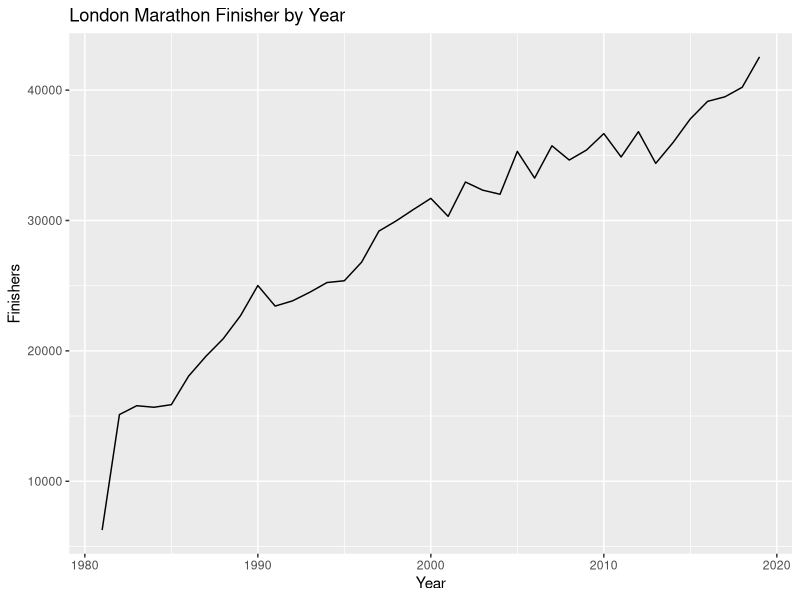

The R source for this figure:
## ---- chunk 1
#| echo: false
library(ggplot2)

lonmar <- read.csv("./data/london_marathon.csv")

ggplot(lonmar, aes(x = Year, y = Finishers)) +
  geom_line() +
  ggtitle("London Marathon Finisher by Year")
